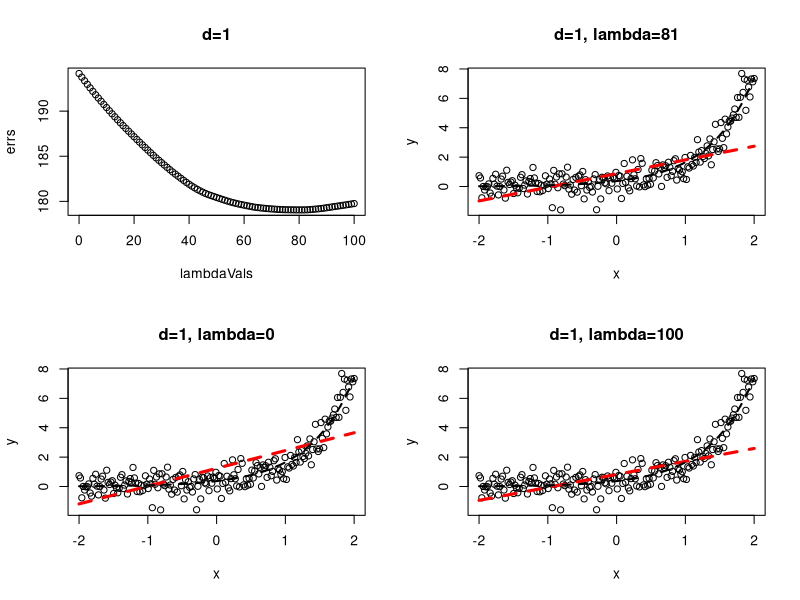
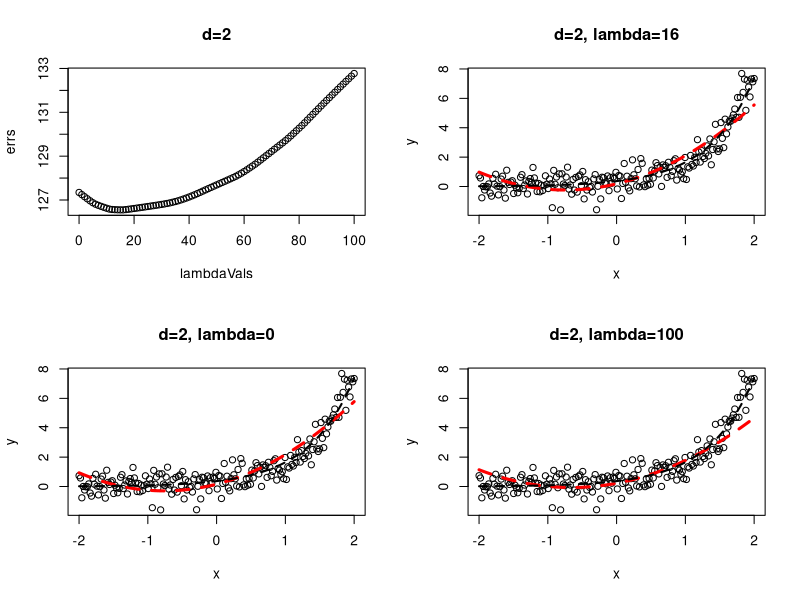
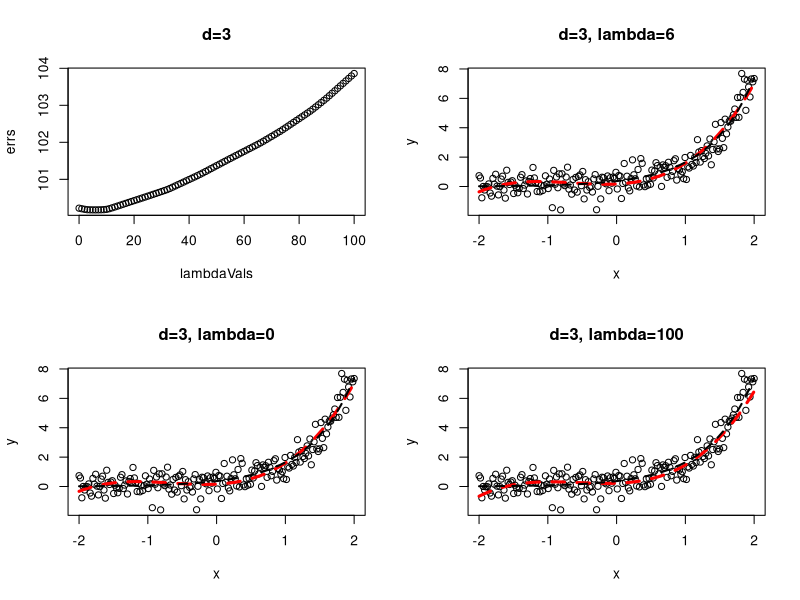
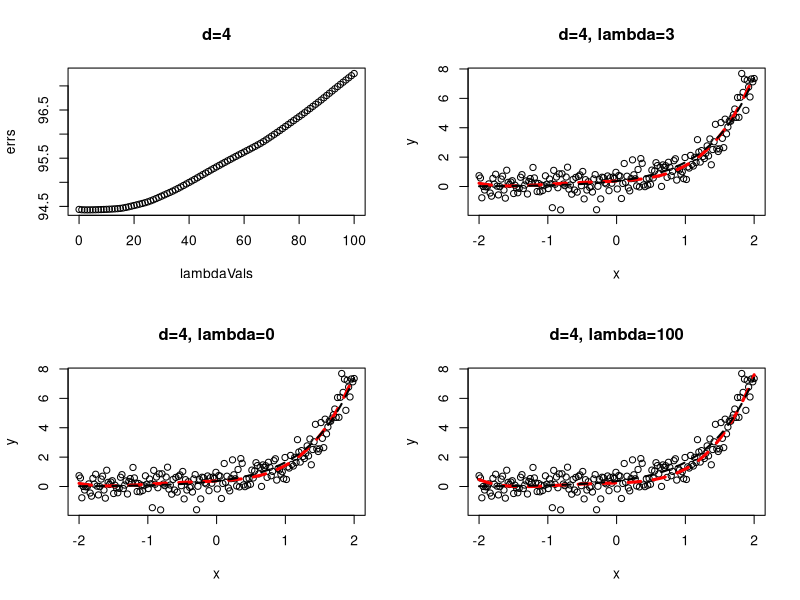
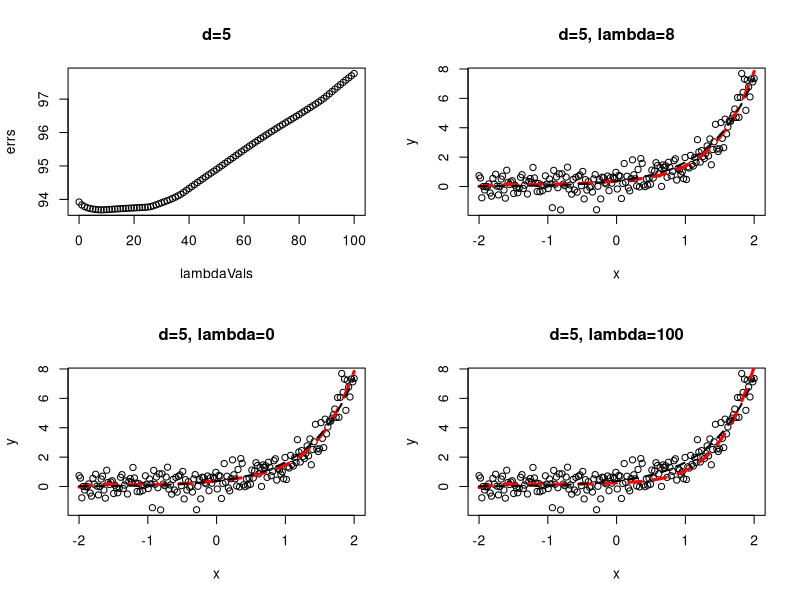
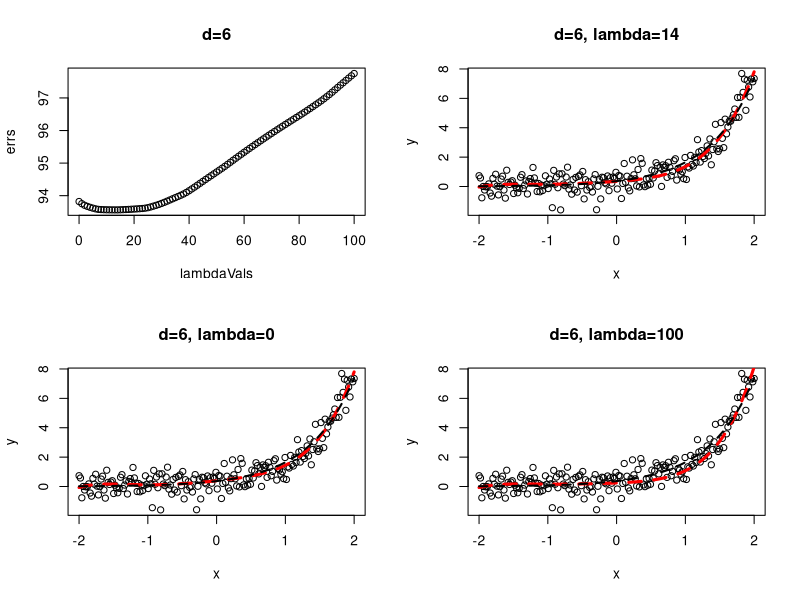
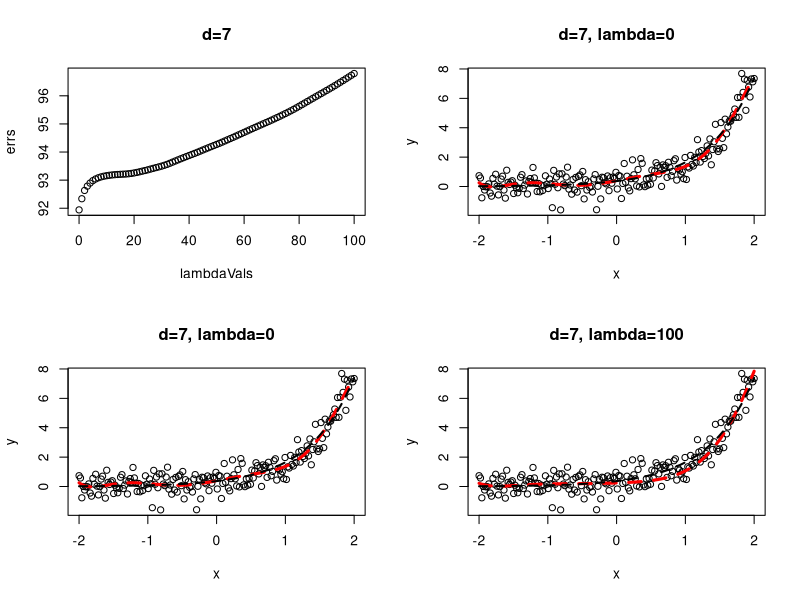
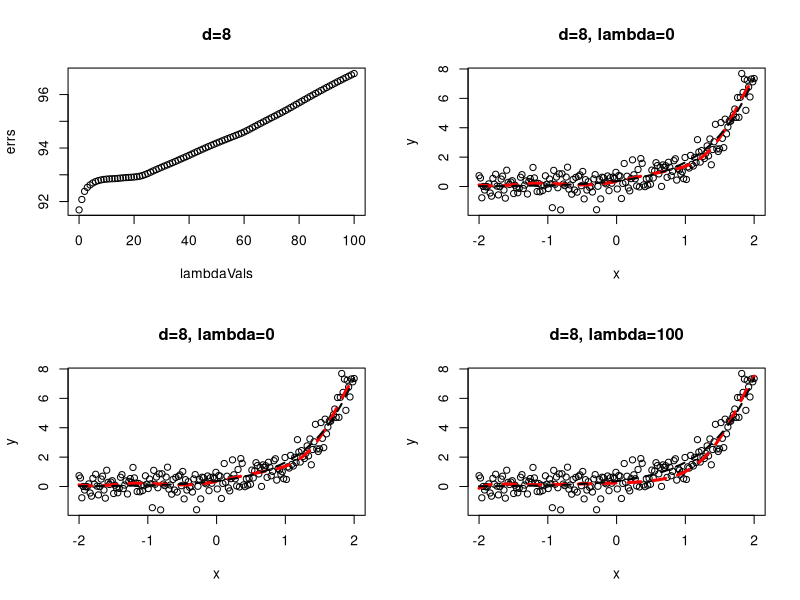

R code for these plots, in order:

# Generate the data
n = 200
xs = seq(-2,2, length.out=n)
ys = exp(1.5*xs - 1) + rnorm(n, 0, 0.64)

# # Choose default hyperparameters (max degree of feature transform, deg, and regularization coefficient, lambda)
# deg    = 7
# m      = deg+1
# lambda = 4


#' Perform feature transformation of input data x
#'
#' @param x input data
#' @param d maximum degree of feature transform
#'
#' @return transformed data x
phi <- function(x, d=deg){
  phiX = matrix(NA, nrow=length(x), ncol=d+1)
  for(i in 1:length(x)){
    row = rep(x[i], d+1)
    for (j in 0:d){
      row[j+1] = row[j+1]**j
    }
    phiX[i, ] = row
  }
  return(phiX)
}

#' Find regularized least-squares weights
#'
#' @param X input values
#' @param y target values
#' @param regcoeff regularization coefficient
#'
#' @return vector of optimal weights
fit <- function(X, y, regcoeff=lambda){
  w <- solve(t(X) %*% X + diag(regcoeff, dim(X)[2], dim(X)[2])) %*% t(X) %*% y
  return(w)
}

#' Calculate the predicted output value for a single input x using weights w
#'
#' @param x input value
#' @param w weights
#'
#' @return predicted output
predict <- function(x, w){
  y = 0
  for (i in 0:length(w)-1){
    y = y + w[i+1] * (x**i)
  }
  return(y)
}

#' Compute mean CV error (leave-one-out CV)
#'
#' @param xs input values
#' @param ys target values
#' @param deg maximum degree of feature transform
#' @param lambda regularization coefficient
#'
#' @return mean CV error
crossValidation <- function(xs=xs, ys=ys, deg=deg, lambda=lambda){
  err = 0
  for (i in 1:length(xs)){
    phiX = phi(xs[-i], deg)
    w = fit(phiX, ys[-i], lambda)
    predYs = phiX %*% w
    err = err + norm(ys[-i]-predYs)
  }
  return(err/length(xs))
}

findOptimumDegAndLambda <- function(xs, ys, dValues=1:8, lambdaVals=0:100, verbose=TRUE){
  optErr = Inf
  optLambda = NA
  optD = NA
  
  if(verbose){
    print("deg      lambda  err")
  }
  
  for(d in dValues){
    errs = c()
    
    optErrTemp = Inf
    optLambdaTemp = NA
    
    for(lambda in lambdaVals){
      err = crossValidation(xs, ys, d, lambda)
      errs = c(errs, err)
      if(verbose){
        # sprintf("lambda=%.4f, err=%.4f", lambda, err)
        print(c(d, lambda, err))
      }
      if (err < optErr){
        optErr = err
        optLambda = lambda
        optD = d
      }
      if (err < optErrTemp){
        optErrTemp = err
        optLambdaTemp= lambda
      }
    }
    par(mfrow=c(2,2))
    plot(lambdaVals, errs, main=sprintf("d=%s", d))
    
    for (l in c(optLambdaTemp, lambdaVals[1], lambdaVals[length(lambdaVals)])){
      wForNow = fit(phi(xs, d), ys, l)
      
      
      predictGivenW <- function(x){
        return(phi(x, d) %*% wForNow)
      }
      
      plot(xs, ys, xlab="x", ylab="y", main=sprintf("d=%s, lambda=%s", d, l))#
      curve(predictGivenW, add=TRUE, col="red", lty=2, lwd=3)
      curve(exp(1.5*x -1), add=TRUE, lty=2, lwd=2)
      
    }
    
    # plotVsTrue(xs, ys, fit(phi(xs, d), ys, 68))
    my.name <- readline(prompt="next?")
  }
  return(c(d, optLambda))
}
# phiX = phi(xs, deg)
# w = fit(phiX, ys, lambda)


plotVsTrue <- function(xs, ys, w, sd=NA, title=""){
  par(mfrow=c(1,1))
  d = length(w)-1
  predictGivenW <- function(x){
    return(phi(x, d) %*% w)
  }
  
  predictGivenWPlusSd <- function(x){
    return((phi(x, d) %*% w) + sd)
  }
  predictGivenWMinusSd <- function(x){
    return((phi(x, d) %*% w) - sd)
  }
  
  plot(xs, ys, xlab="x", ylab="y", main=title)
  curve(exp(1.5*x -1), add=TRUE, lty=2, lwd=4)
  curve(predictGivenW, add=TRUE, col="red", lwd=2)
  # curve(phi(x)%*%w, add=TRUE, col="red", lwd=2)
  
  # Add standard deviation 'tube'
  if (!is.na(sd)){
    curve(predictGivenWPlusSd, add=TRUE, col="red", lty=2, lwd=2)
    curve(predictGivenWMinusSd, add=TRUE, col="red", lty=2, lwd=2)
  }
  
  legend("topleft", legend=c("True", "Prediction"),
         col=c("black", "red"), lty=c(2,1), cex=0.8)
  # lines(xs, phiX%*%w, col="red", lwd=2)
}

# Find optimal parameters
params = findOptimumDegAndLambda(xs, ys, verbose=FALSE)
deg    = params[1]
lambda = params[2]
# print(sprintf("optimum d=%s, lambda=%s", deg, lambda))

phiX = phi(xs, deg)
w = fit(phiX, ys, lambda)
predYs = phiX %*% w
variance = norm(ys - predYs)/(n-1)
print(variance)

# Find percentage of data points within 1 SD of prediction
diffs = abs(predYs - ys) - sqrt(variance)
count = length(diffs[diffs < 0])
print(sprintf("Total percentage of data points within the 1SD 'tube': %s", 100*count/length(xs)))

plotVsTrue(xs, ys, w, sqrt(variance), title=sprintf("optimum d=%s, lambda=%s", deg, lambda))